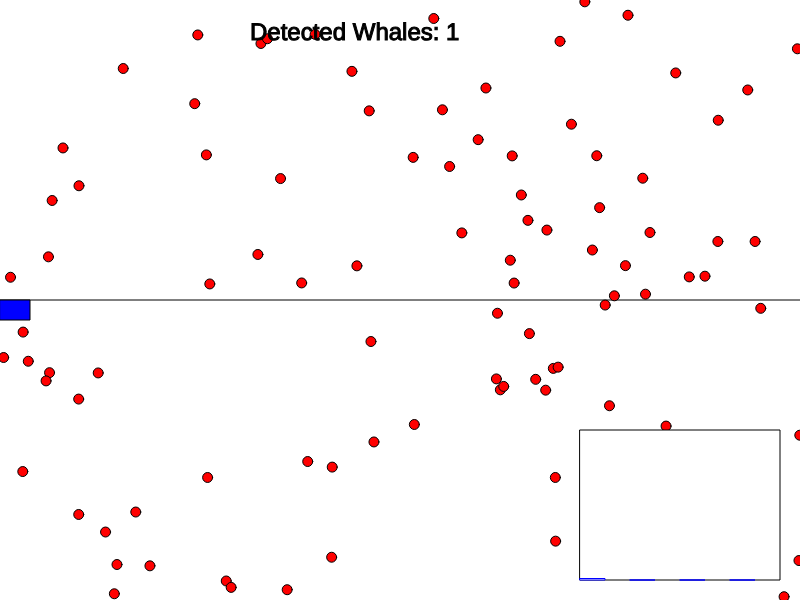
Frame 1 (no input)
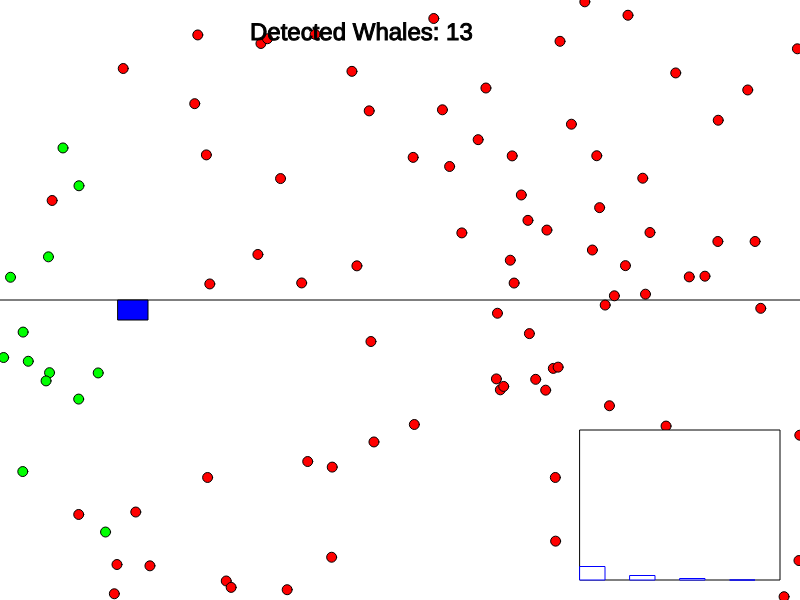
Frame 60 (no input)
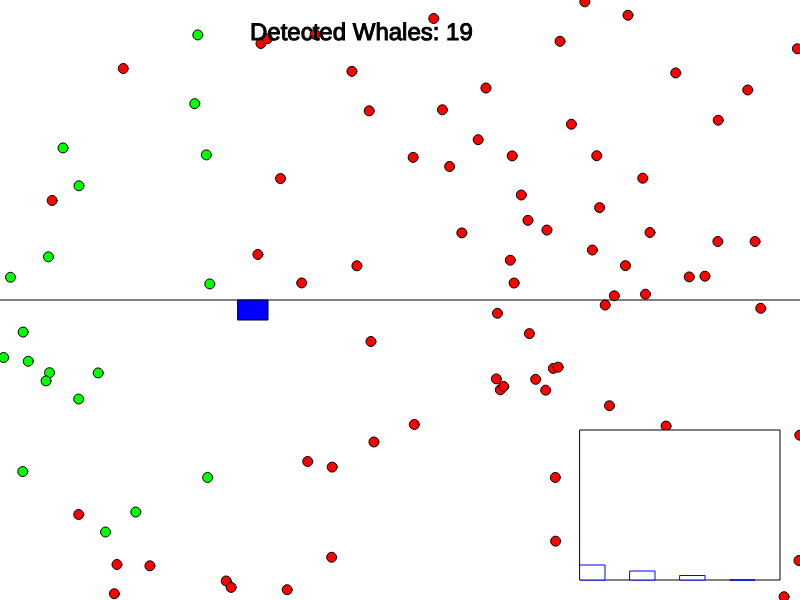
Frame 120 (the mouse pressed at the canvas centre since frame 60)

The p5.js sketch that drew these frames (run headless with seeded random() and noise() and a simulated clock; from frame 60 on, the mouse is pressed at the canvas centre):

// p5.js sketch
// ── sketch.js
// Global variables
const canvasWidth = 800;
const canvasHeight = 600;
const numWhales = 100;
const sigma = 150; // Scale parameter for the half-normal detection function

let boat;
let transect;
let whaleCount = 0;
let whales = [];
let detectedDistances = [];

function setup() {
  createCanvas(canvasWidth, canvasHeight);

  boat = new Boat(0, canvasHeight / 2);
  transect = new Transect(canvasHeight / 2);

  for (let i = 0; i < numWhales; i++) {
    let x = random(canvasWidth);
    let y = random(canvasHeight);
    whales.push(new Whale(x, y));
  }
}

function draw() {
  background(255);

  transect.display();
  boat.display();
  boat.move();

  for (let whale of whales) {
    whale.display();
  }

  detectWhales();
  displayWhaleCount();
  drawDetectionFunctionGraph();
}

class Boat {
  constructor(x, y) {
    this.x = x;
    this.y = y;
    this.speed = 2;
  }

  display() {
    fill(0, 0, 255);
    rect(this.x, this.y, 30, 20);
  }

  move() {
    this.x += this.speed;
  }
}

class Transect {
  constructor(y) {
    this.y = y;
  }

  display() {
    stroke(0);
    line(0, this.y, canvasWidth, this.y);
  }
}

class Whale {
  constructor(x, y) {
    this.x = x;
    this.y = y;
    this.detected = false;
  }

  display() {
    if (this.detected) {
      fill(0, 255, 0);
    } else {
      fill(255, 0, 0);
    }
    ellipse(this.x, this.y, 10, 10);
  }
}

function detectWhales() {
  for (let whale of whales) {
    let d = Math.abs(whale.y - transect.y);
    let isOrthogonal = Math.abs(boat.x - whale.x) <= boat.speed;
    let detectionProb = Math.exp(-(Math.pow(d, 2) / (2 * Math.pow(sigma, 2))));

    if (isOrthogonal && Math.random() < detectionProb) {
      whale.detected = true;
      if (!whale.counted) {
        whaleCount++;
        whale.counted = true;
        detectedDistances.push(d);
      }
    }
  }
}

function displayWhaleCount() {
  textSize(24);
  fill(0);
  text("Detected Whales: " + whaleCount, 250, 40);
}

function fitHalfNormal() {
  let optimalSigma = sigma;
  let minError = Infinity;
  let dynamicStepSize = Math.max(5, Math.floor(200 / detectedDistances.length)); // Use dynamic step size
  let maxSigma = 400;

  for (let testSigma = dynamicStepSize; testSigma <= maxSigma; testSigma += dynamicStepSize) {
    let errorSum = 0;
    for (let d of detectedDistances) {
      let trueProb = Math.exp(-(Math.pow(d, 2) / (2 * Math.pow(testSigma, 2))));
      errorSum += Math.pow(trueProb - (1 - Math.exp(-(Math.pow(d, 2) / (2 * Math.pow(sigma, 2))))), 2);
    }

    if (errorSum < minError) {
      minError = errorSum;
      optimalSigma = testSigma;
    }
  }

  return optimalSigma;
}

function drawDetectionFunctionGraph() {
  let graphWidth = 200;
  let graphHeight = 150;
  let graphX = canvasWidth - graphWidth - 20;
  let graphY = canvasHeight - graphHeight - 20;
  let distanceIntervals = [0, 100, 200, 300, 400];
  let histogramCounts = [];

  // Count the detected whales in each interval
  for (let i = 0; i < distanceIntervals.length - 1; i++) {
    let lowerBound = distanceIntervals[i];
    let upperBound = distanceIntervals[i + 1];

    let detectedInRange = detectedDistances.filter(d => d >= lowerBound && d < upperBound).length;
    histogramCounts.push(detectedInRange);
  }

  // Draw graph background
  fill(255);
  stroke(0);
  rect(graphX, graphY, graphWidth, graphHeight);

  // Draw histogram bars
  stroke(0, 0, 255);
  let barWidth = graphWidth / (histogramCounts.length * 2);
  for (let i = 0; i < histogramCounts.length; i++) {
    let barHeight = (histogramCounts[i] / numWhales) * graphHeight;
    rect(graphX + i * 2 * barWidth, graphY + graphHeight - barHeight, barWidth, barHeight);
  }
}
